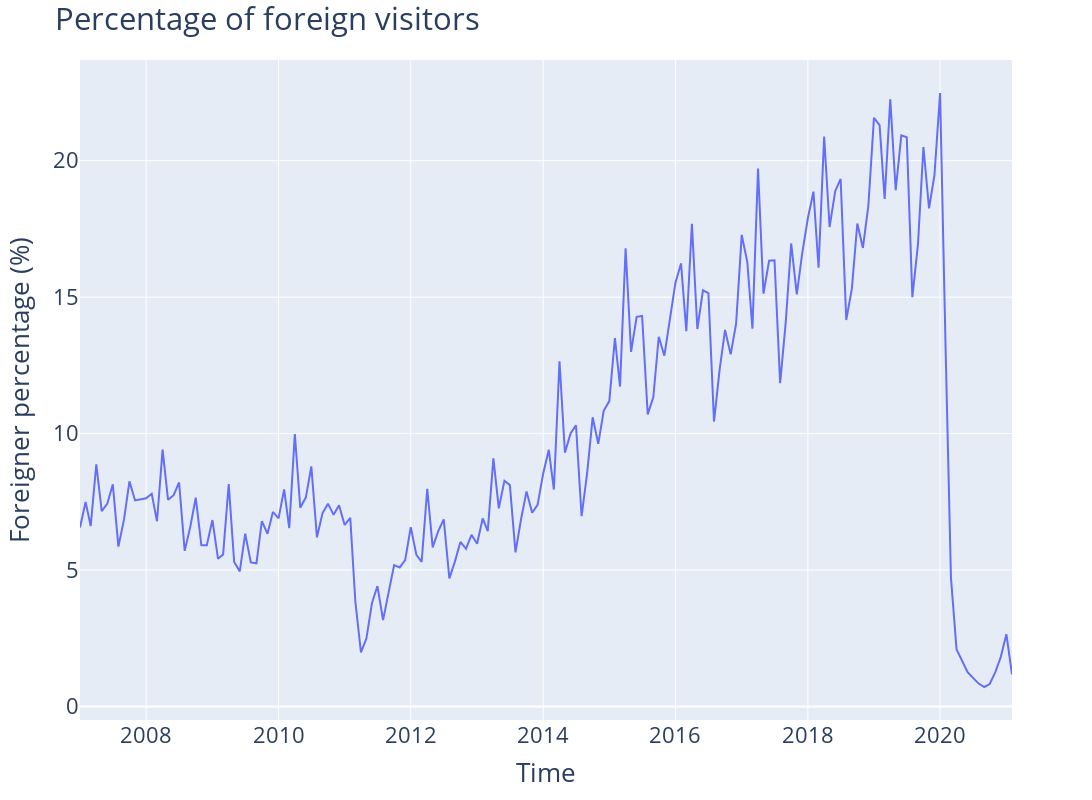

Notebook source saved alongside this figure:
### Code cell
df = table[table["location"] == "Japan"].sort_values("time")
fig = px.line(df, x="time", y="foreigner_ratio")
fig.update_layout(height=800, width=1600, title_text="Percentage of foreign visitors",  xaxis_title="Time", yaxis_title="Foreigner percentage (%)", font=dict(size=22))

fig.show()
#fig.write_html("newplot.html")
#fig.write_image("fig1.png")

### Figure 1 — Plotly figure (JSON) as saved in the notebook; plotly's stock layout.template omitted (floating-point values rounded to 4 significant figures; data arrays with more than 128 entries replaced by an {"elided": "..."} marker saying what was removed)
{"data": [{"hovertemplate": "time=%{x}<br>foreigner_ratio=%{y}<extra></extra>", "legendgroup": "", "line": {"color": "#636efa", "dash": "solid"}, "mode": "lines", "name": "", "orientation": "v", "showlegend": false, "type": "scatter", "x": {"elided": "170 str values"}, "xaxis": "x", "y": {"elided": "170 float values"}, "yaxis": "y"}], "layout": {"font": {"size": 22}, "height": 800, "legend": {"tracegroupgap": 0}, "margin": {"t": 60}, "title": {"text": "Percentage of foreign visitors"}, "width": 1600, "xaxis": {"anchor": "y", "domain": [0, 1], "title": {"text": "Time"}}, "yaxis": {"anchor": "x", "domain": [0, 1], "title": {"text": "Foreigner percentage (%)"}}}}
